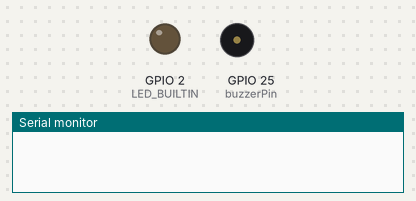
The sketch below on a simulated ESP32. Parts: output pins drawn as LEDs (lit = HIGH), buzzer (waves = sounding, pin HIGH), the last lines printed to the serial monitor. Nothing arrives over Bluetooth unless stated.

Above: at 0.0 s.
At 15.1 s:
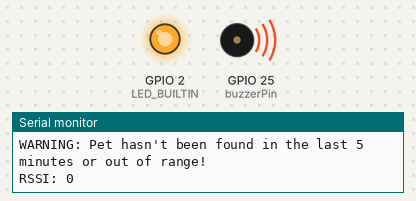
Timing chart, 0 to 16.6 s (numbered marks = the images above):
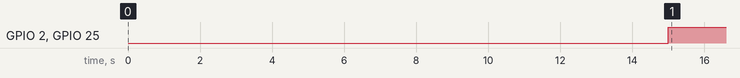

Measured:
- by itself, GPIO 2 (LED_BUILTIN), GPIO 25 (buzzerPin): LOW → HIGH at 15.0 s

The sketch:

PetSmartHome_BLEScanner.ino
```cpp
#include <BLEDevice.h>
#include <BLEScan.h>
#include <BLEAdvertisedDevice.h>

#define buzzerPin 25  // Pin untuk buzzer

BLEScan *pBLEScan;  // Objek BLE Scanner

const char *targetName = "My_pet";          // Nama target perangkat BLE yang dicari
unsigned long lastSeenTime = 0;             // Variabel untuk melacak waktu terakhir perangkat ditemukan
int lastRSSI = 0;                           // Variabel untuk menyimpan nilai RSSI terakhir
const unsigned long WARNING_INTERVAL = 10;  // Interval peringatan (5 menit)

// Class untuk menangani callback dari perangkat BLE yang terdeteksi
class MyAdvertisedDeviceCallbacks : public BLEAdvertisedDeviceCallbacks {
  void onResult(BLEAdvertisedDevice advertisedDevice) {
    if (advertisedDevice.getName() == targetName) {  // Memeriksa apakah hasil advertised sama dengan targetName
      unsigned long currentTime = millis() / 1000;   // Mendapatkan waktu saat ini dalam detik
      lastSeenTime = currentTime;                    // Memperbarui waktu terakhir perangkat ditemukan
      lastRSSI = advertisedDevice.getRSSI();         // Memperbarui nilai RSSI

      Serial.print("Found Pet: ");
      Serial.println(advertisedDevice.toString().c_str());
    }
  }
};

// Task untuk melakukan scanning BLE secara periodik
void bleScanTask(void *parameter) {
  while (true) {
    pBLEScan->start(5, false);  // Scan BLE selama 5 detik

    // Memeriksa apakah perangkat target tidak ditemukan dalam 5 menit terakhir
    unsigned long currentTime = millis() / 1000;                              // Mendapatkan waktu saat ini dalam detik
    if ((currentTime - lastSeenTime) > WARNING_INTERVAL || lastRSSI < -80) {  // Jika perangkat tidak ditemukan atau di luar jangkauan (RSSI terlalu lemah)
      Serial.println("WARNING: Pet hasn't been found in the last 5 minutes or out of range!");
      Serial.println("RSSI: " + String(lastRSSI));

      // Menyalakan buzzer dan LED sebagai peringatan
      digitalWrite(LED_BUILTIN, HIGH);
      digitalWrite(buzzerPin, HIGH);
    } else {
      // Mematikan buzzer dan LED jika perangkat ditemukan
      digitalWrite(LED_BUILTIN, LOW);
      digitalWrite(buzzerPin, LOW);
    }

    vTaskDelay(pdMS_TO_TICKS(5000));  // Memberikan jeda 5 detik sebelum scanning berikutnya
  }
}

void setup() {
  Serial.begin(115200);  // Inisialisasi komunikasi serial untuk debugging

  BLEDevice::init("");                                                        // Inisialisasi perangkat BLE
  pBLEScan = BLEDevice::getScan();                                            // Mendapatkan objek scanner BLE
  pBLEScan->setAdvertisedDeviceCallbacks(new MyAdvertisedDeviceCallbacks());  // Mengatur callback untuk perangkat yang ditemukan
  pBLEScan->setActiveScan(true);                                              // Mengaktifkan mode aktif untuk scanning

  // Mengatur pin untuk buzzer dan LED
  pinMode(buzzerPin, OUTPUT);
  pinMode(LED_BUILTIN, OUTPUT);

  // Membuat task scanning BLE
  xTaskCreate(bleScanTask, "BLE Scan Task", 4096, NULL, 1, NULL);
}

void loop() {
  vTaskDelay(pdMS_TO_TICKS(1000));  // Memberikan jeda 1 detik
}
```
